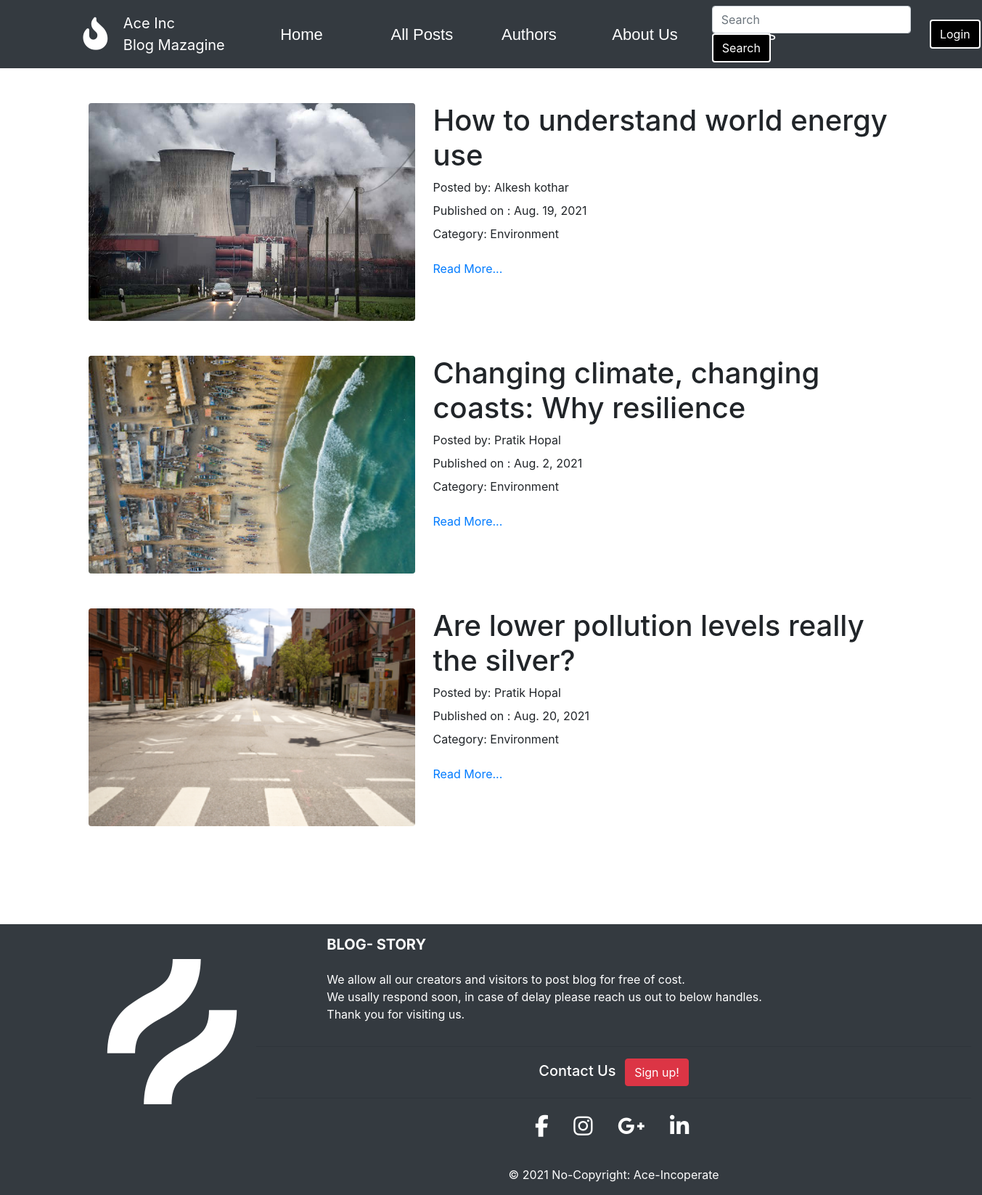
/category/Environment, run on the app's committed database.
### AceInc/models.py (models this page shows, shortened)
class blogpost(models.Model):
    title= models.CharField(default="N/A", null=False, max_length=50)
    content = tinymce_models.HTMLField()
    blog_img =  models.ImageField(null=True, upload_to='upload', max_length=None)
    publish_date = models.DateField(default=datetime.today)
    blog_author = models.ForeignKey(author, on_delete=models.CASCADE)
    blog_category = models.CharField(default="Others", null=False, max_length=20)

class author(models.Model):
    author_name = models.CharField(default="Guest Author", null=False, max_length=20)
    author_img =  models.ImageField(null=True, upload_to='upload', max_length=None)
    author_email = models.EmailField(max_length=254)
    about_auth = models.CharField(default="Deny to disclose", null=False, max_length=100)
    def __str__(self):
        return self.author_name

### AceInc/views.py (the view)
# urls.py: path('category/<str:cats>', views.CategoryView, name= "category"),
def CategoryView (request,cats):
    category = blogpost.objects.filter(blog_category =cats)
    return render(request, 'AceInc/categories.html', {'category': category})

### AceInc/templates/AceInc/categories.html (shortened to what this page needs)
{% extends 'AceInc/base.html' %} {% load static %}
{% block main_block %}
{% for cat in category %}
<div class="container  mt-5">
    <div class="row">
        <div class=" categoriesleftside col-5">
            <img src="{{ cat.blog_img.url}}" class="rounded mx-auto d-block" height="300" width="450" alt="...">
        </div>
        <div class=" categoriesrightside col-7">
            <h1>{{ cat.title}}</h1>
            <div>
                <Label> Posted by: {{ cat.blog_author}}</Label>
            </div>
            <div>
                <Label>Published on : {{ cat.publish_date}} </Label>
            </div>
            <div>
                <Label>Category: {{ cat.blog_category}}</Label>
            </div>
            <div>
                <a href="{% url 'post_detail' cat.id %}">Read More...</a>
            </div>
        </div>
    </div>
</div>
{% endfor %}
{% endblock main_block %}

### data on the page
blogpost: blog_img (picture), title "How to understand world energy use", blog_author "Alkesh kothar", publish_date "Aug. 19, 2021", blog_category "Environment"
blogpost: blog_img (picture), title "Changing climate, changing coasts: Why resilience", blog_author "Pratik Hopal", publish_date "Aug. 2, 2021", blog_category "Environment"
blogpost: blog_img (picture), title "Are lower pollution levels really the silver?", blog_author "Pratik Hopal", publish_date "Aug. 20, 2021", blog_category "Environment"
